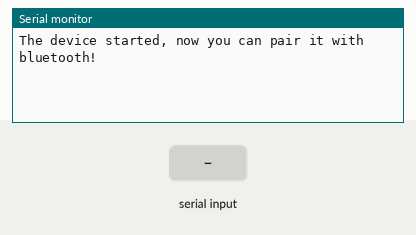
Simulated run of this sketch. Board: ESP32. Shown: the last lines printed to the serial monitor. The test bench sets the inputs (shaded band). Nothing arrives over Bluetooth unless stated.

Above: at 1.2 s.
1.3 s: "w\n" received over the second serial link
At 2.3 s:
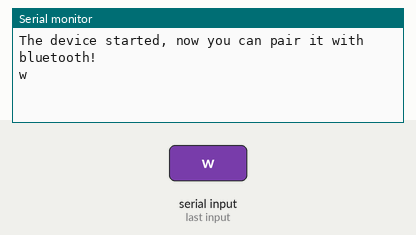
2.8 s: "a\n" received over the second serial link
At 3.5 s:
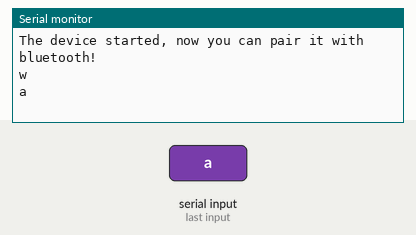
4.3 s: "s\n" received over the second serial link
At 4.6 s:
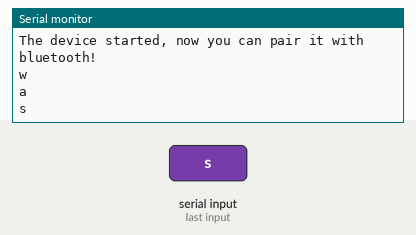
5.8 s: "d\n" received over the second serial link
At 7.0 s:
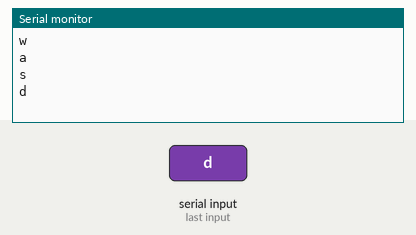
7.3 s: "e\n" received over the second serial link
At 8.1 s:
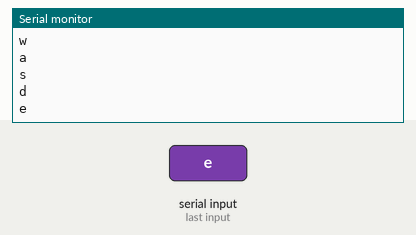
8.8 s: "i\n" received over the second serial link
At 9.3 s:
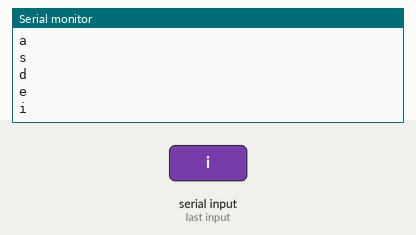

The sketch:

espBT.ino
```cpp
#include "BluetoothSerial.h"

#if !defined(CONFIG_BT_ENABLED) || !defined(CONFIG_BLUEDROID_ENABLED)
#error Bluetooth is not enabled! Please run `make menuconfig` to and enable it
#endif

#if !defined(CONFIG_BT_SPP_ENABLED)
#error Serial Bluetooth not available or not enabled. It is only available for the ESP32 chip.
#endif

BluetoothSerial SerialBT;

#define RXD2 16
#define TXD2 17

char buf[9];

void setup() {
    Serial.begin(115200);
    Serial2.begin(9600, SERIAL_8N1, RXD2, TXD2);
    SerialBT.begin("2271ESP32_grp1"); //Bluetooth device name
    Serial.println("The device started, now you can pair it with bluetooth!");
}

/* motion:
 first 4 bits: 0001
 last 4 bits:
    0001 forward
    0010 left
    0011 back
    0100 right
    0101 stop
    0110 accelerate
    0111 slow down

0x21 : final stop
*/
void loop() {
    if(SerialBT.available()) {
        String command = SerialBT.readStringUntil('\n');
        Serial.println(command);
        char cc = command[0];
        switch(cc) {
            case 'w':
                Serial2.write(0x11);
                break;
            case 'a':
                Serial2.write(0x12);
                break;
            case 's':
                Serial2.write(0x13);
                break;
            case 'd':
                Serial2.write(0x14);
                break;
            case 'e':
                Serial2.write(0x15);
                break;
            case 'i':
                Serial2.write(0x16);
                break;
            case 'k':
                Serial2.write(0x17);
                break;
            case 'p':
                Serial2.write(0x21);
                break;
            case 'r':
                Serial2.write(0x22);
                break;
        }
    }

    // char command = Serial.read();
    // SerialBT.println(command);
    // char cc = command[0];
    // switch(cc) {
    //         case 'w':
    //             SerialBT.println(0x11);
    //             break;
    //         case 'a':
    //             SerialBT.println(0x12);
    //             break;
    //         case 's':
    //             SerialBT.println(0x13);
    //             break;
    //         case 'd':
    //             SerialBT.println(0x14);
    //             break;
    //         case 'e':
    //             SerialBT.println(0x15);
    //             break;
    //         case 'i':
    //             SerialBT.println(0x16);
    //             break;
    //         case 'k':
    //             SerialBT.println(0x15);
    //             break;
    // }
}
```

Measured:
- after the input at 1.3 s, the serial monitor: prints a new line at once (image 1)
- after the input at 2.8 s, the serial monitor: prints a new line at once (image 2)
- after the input at 4.3 s, the serial monitor: prints a new line at once (image 3)
- after the input at 5.8 s, the serial monitor: prints a new line at once (image 4)
- after the input at 7.3 s, the serial monitor: prints a new line at once (image 5)
- after the input at 8.8 s, the serial monitor: prints a new line at once (image 6)
